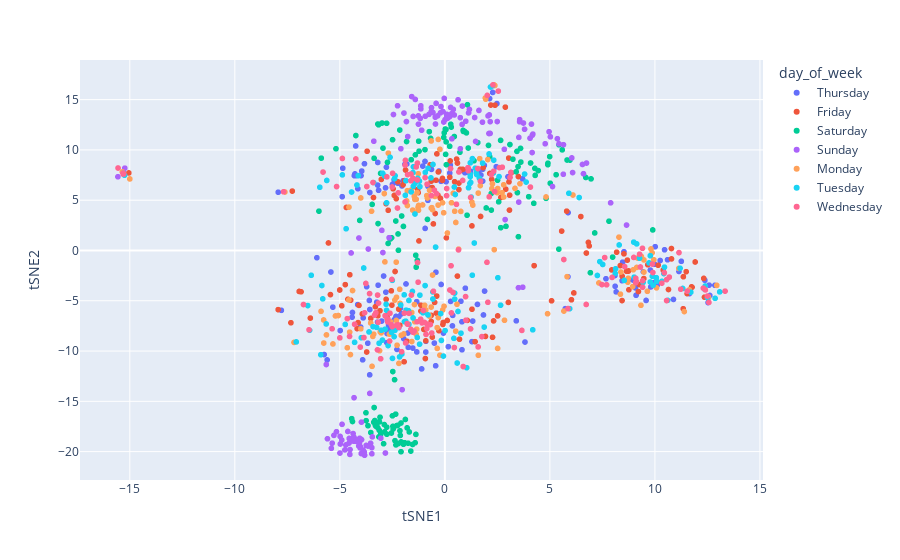

Notebook source saved alongside this figure:
### Code cell
from sklearn.manifold import TSNE

X_embedded = TSNE(init='random', learning_rate='auto').fit_transform(X)
print(X_embedded.shape)

tSNE_df = pd.concat([Y, seasons, days, pd.DataFrame(X_embedded, columns=['tSNE1', 'tSNE2'])], axis=1)
tSNE_df.head()

fig = px.scatter(tSNE_df, x='tSNE1', y='tSNE2', color=tSNE_df['day_of_week'])
fig.show()

### Figure 1 — Plotly figure (JSON) as saved in the notebook; plotly's stock layout.template omitted (floating-point values rounded to 4 significant figures; data arrays with more than 128 entries replaced by an {"elided": "..."} marker saying what was removed)
{"data": [{"hovertemplate": "day_of_week=Thursday<br>tSNE1=%{x}<br>tSNE2=%{y}<extra></extra>", "legendgroup": "Thursday", "marker": {"color": "#636efa", "symbol": "circle"}, "mode": "markers", "name": "Thursday", "showlegend": true, "type": "scattergl", "x": {"elided": "156 float values"}, "xaxis": "x", "y": {"elided": "156 float values"}, "yaxis": "y"}, {"hovertemplate": "day_of_week=Friday<br>tSNE1=%{x}<br>tSNE2=%{y}<extra></extra>", "legendgroup": "Friday", "marker": {"color": "#EF553B", "symbol": "circle"}, "mode": "markers", "name": "Friday", "showlegend": true, "type": "scattergl", "x": {"elided": "156 float values"}, "xaxis": "x", "y": {"elided": "156 float values"}, "yaxis": "y"}, {"hovertemplate": "day_of_week=Saturday<br>tSNE1=%{x}<br>tSNE2=%{y}<extra></extra>", "legendgroup": "Saturday", "marker": {"color": "#00cc96", "symbol": "circle"}, "mode": "markers", "name": "Saturday", "showlegend": true, "type": "scattergl", "x": {"elided": "156 float values"}, "xaxis": "x", "y": {"elided": "156 float values"}, "yaxis": "y"}, {"hovertemplate": "day_of_week=Sunday<br>tSNE1=%{x}<br>tSNE2=%{y}<extra></extra>", "legendgroup": "Sunday", "marker": {"color": "#ab63fa", "symbol": "circle"}, "mode": "markers", "name": "Sunday", "showlegend": true, "type": "scattergl", "x": {"elided": "156 float values"}, "xaxis": "x", "y": {"elided": "156 float values"}, "yaxis": "y"}, {"hovertemplate": "day_of_week=Monday<br>tSNE1=%{x}<br>tSNE2=%{y}<extra></extra>", "legendgroup": "Monday", "marker": {"color": "#FFA15A", "symbol": "circle"}, "mode": "markers", "name": "Monday", "showlegend": true, "type": "scattergl", "x": {"elided": "156 float values"}, "xaxis": "x", "y": {"elided": "156 float values"}, "yaxis": "y"}, {"hovertemplate": "day_of_week=Tuesday<br>tSNE1=%{x}<br>tSNE2=%{y}<extra></extra>", "legendgroup": "Tuesday", "marker": {"color": "#19d3f3", "symbol": "circle"}, "mode": "markers", "name": "Tuesday", "showlegend": true, "type": "scattergl", "x": {"elided": "156 float values"}, "xaxis": "x", "y": {"elided": "156 float values"}, "yaxis": "y"}, {"hovertemplate": "day_of_week=Wednesday<br>tSNE1=%{x}<br>tSNE2=%{y}<extra></extra>", "legendgroup": "Wednesday", "marker": {"color": "#FF6692", "symbol": "circle"}, "mode": "markers", "name": "Wednesday", "showlegend": true, "type": "scattergl", "x": {"elided": "155 float values"}, "xaxis": "x", "y": {"elided": "155 float values"}, "yaxis": "y"}], "layout": {"legend": {"title": {"text": "day_of_week"}, "tracegroupgap": 0}, "margin": {"t": 60}, "xaxis": {"anchor": "y", "domain": [0, 1], "title": {"text": "tSNE1"}}, "yaxis": {"anchor": "x", "domain": [0, 1], "title": {"text": "tSNE2"}}}}
